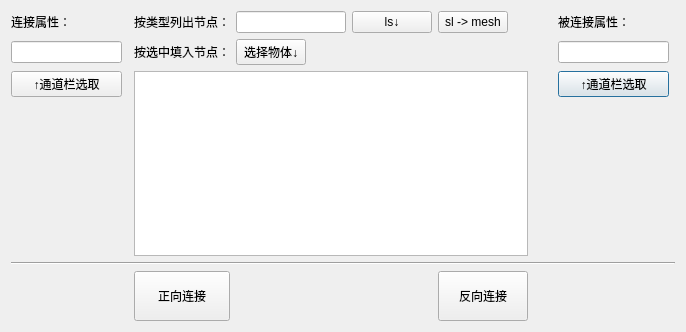
<?xml version="1.0" encoding="UTF-8"?>
<ui version="4.0">
 <class>Dialog</class>
 <widget class="QDialog" name="Dialog">
  <property name="geometry">
   <rect>
    <x>0</x>
    <y>0</y>
    <width>686</width>
    <height>332</height>
   </rect>
  </property>
  <property name="windowTitle">
   <string>简易属性连接编辑器</string>
  </property>
  <layout class="QGridLayout" name="gridLayout">
   <item row="1" column="0">
    <widget class="QLineEdit" name="connect_attr_le"/>
   </item>
   <item row="0" column="10">
    <widget class="QLabel" name="label_3">
     <property name="text">
      <string>被连接属性：</string>
     </property>
    </widget>
   </item>
   <item row="0" column="3">
    <widget class="QLineEdit" name="ls_type_nodes_le">
     <property name="maximumSize">
      <size>
       <width>120</width>
       <height>16777215</height>
      </size>
     </property>
    </widget>
   </item>
   <item row="0" column="2">
    <widget class="QLabel" name="label_2">
     <property name="text">
      <string>按类型列出节点：</string>
     </property>
    </widget>
   </item>
   <item row="0" column="0">
    <widget class="QLabel" name="label">
     <property name="text">
      <string>连接属性：</string>
     </property>
    </widget>
   </item>
   <item row="2" column="2" rowspan="2" colspan="4">
    <widget class="QTextEdit" name="connected_obj_te"/>
   </item>
   <item row="2" column="10">
    <widget class="QPushButton" name="connected_attr_pb">
     <property name="text">
      <string>↑通道栏选取</string>
     </property>
    </widget>
   </item>
   <item row="2" column="0">
    <widget class="QPushButton" name="connect_attr_pb">
     <property name="text">
      <string>↑通道栏选取</string>
     </property>
    </widget>
   </item>
   <item row="5" column="0" colspan="12">
    <widget class="Line" name="line">
     <property name="orientation">
      <enum>Qt::Horizontal</enum>
     </property>
    </widget>
   </item>
   <item row="0" column="4">
    <widget class="QPushButton" name="ls_type_nodes_pb">
     <property name="maximumSize">
      <size>
       <width>80</width>
       <height>16777215</height>
      </size>
     </property>
     <property name="text">
      <string>ls↓</string>
     </property>
    </widget>
   </item>
   <item row="1" column="10">
    <widget class="QLineEdit" name="connected_attr_le"/>
   </item>
   <item row="6" column="2">
    <widget class="QPushButton" name="connect_pb">
     <property name="minimumSize">
      <size>
       <width>90</width>
       <height>50</height>
      </size>
     </property>
     <property name="maximumSize">
      <size>
       <width>100</width>
       <height>16777215</height>
      </size>
     </property>
     <property name="text">
      <string>正向连接</string>
     </property>
    </widget>
   </item>
   <item row="1" column="2">
    <widget class="QLabel" name="label_4">
     <property name="text">
      <string>按选中填入节点：</string>
     </property>
    </widget>
   </item>
   <item row="1" column="3">
    <widget class="QPushButton" name="connected_obj_pb">
     <property name="maximumSize">
      <size>
       <width>70</width>
       <height>16777215</height>
      </size>
     </property>
     <property name="text">
      <string>选择物体↓</string>
     </property>
    </widget>
   </item>
   <item row="0" column="5">
    <widget class="QPushButton" name="sel_node_mesh_pb">
     <property name="maximumSize">
      <size>
       <width>70</width>
       <height>16777215</height>
      </size>
     </property>
     <property name="text">
      <string>sl -&gt; mesh</string>
     </property>
    </widget>
   </item>
   <item row="6" column="5">
    <widget class="QPushButton" name="reverse_connect_pb">
     <property name="minimumSize">
      <size>
       <width>90</width>
       <height>50</height>
      </size>
     </property>
     <property name="maximumSize">
      <size>
       <width>100</width>
       <height>16777215</height>
      </size>
     </property>
     <property name="text">
      <string>反向连接</string>
     </property>
    </widget>
   </item>
  </layout>
 </widget>
 <resources/>
 <connections/>
</ui>
